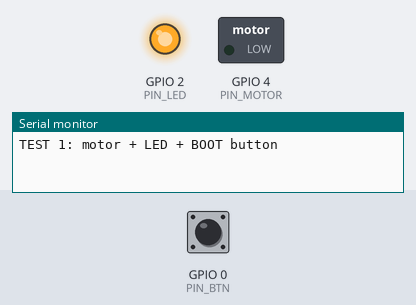
Bench run of a sketch on a simulated ESP32. Shown: switched loads named in the sketch (green lamp = pin HIGH), output pins drawn as LEDs (lit = HIGH), the last lines printed to the serial monitor. Inputs (shaded band) come from the test bench; at power-on: GPIO 0 (PIN_BTN) HIGH.

Above: at 1.7 s.
1.8 s: GPIO 0 (PIN_BTN) pulled LOW for 0.15 s
At 3.5 s:
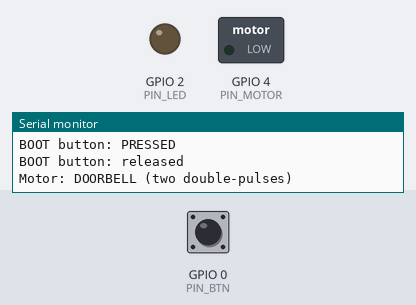
At 6.5 s:
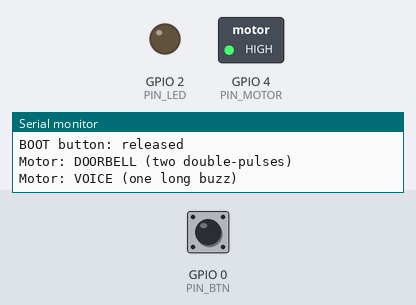
Timing chart, 0 to 10.9 s (numbered marks = the images above; inputs shaded):
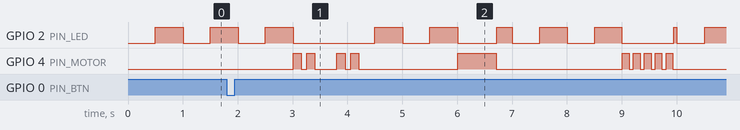

The sketch:

Test1_Motor_Button.ino
```cpp
// TEST 1 - vibration motor (through the transistor), blue LED, BOOT button
// Open Tools > Serial Monitor at 115200.
// Expected:
//   * Every 3 seconds the motor plays the next pattern and its name is printed.
//     These are the same patterns the final program uses - learn them now.
//   * The blue LED on the board blinks.
//   * Pressing the BOOT button prints "BOOT button: PRESSED".
#define PIN_MOTOR 4    // -> 1 kOhm -> transistor base
#define PIN_LED   2    // blue LED on the board
#define PIN_BTN   0    // BOOT button on the board

struct Pat { const char* name; uint16_t ms[12]; };   // ON, OFF, ON ... ms, ends with 0
const Pat pats[] = {
  { "DOORBELL (two double-pulses)", { 150, 100, 150, 400, 150, 100, 150, 0 } },
  { "VOICE (one long buzz)",        { 700, 0 } },
  { "ALARM (five fast pulses)",     { 120, 80, 120, 80, 120, 80, 120, 80, 120, 0 } },
  { "DOG BARK (three short taps)",  { 80, 150, 80, 150, 80, 0 } },
  { "PHONE RING (two medium buzzes)", { 400, 200, 400, 0 } },
  { "COOKER (short, short, long)",  { 100, 100, 100, 100, 800, 0 } },
  { "UNKNOWN (one short buzz)",     { 250, 0 } },
};

void play(const uint16_t* p) {
  for (int i = 0; i < 12 && p[i] != 0; i++) {
    digitalWrite(PIN_MOTOR, (i % 2 == 0) ? HIGH : LOW);
    delay(p[i]);
  }
  digitalWrite(PIN_MOTOR, LOW);
}

void setup() {
  Serial.begin(115200);
  pinMode(PIN_MOTOR, OUTPUT);
  digitalWrite(PIN_MOTOR, LOW);
  pinMode(PIN_LED, OUTPUT);
  pinMode(PIN_BTN, INPUT_PULLUP);
  delay(500);
  Serial.println("\nTEST 1: motor + LED + BOOT button");
}

void loop() {
  static uint32_t last = 0;
  static int i = 0;
  static bool wasDown = false;

  bool down = digitalRead(PIN_BTN) == LOW;
  if (down != wasDown) { Serial.println(down ? "BOOT button: PRESSED" : "BOOT button: released"); wasDown = down; }

  digitalWrite(PIN_LED, (millis() / 500) % 2);

  if (millis() - last >= 3000) {
    last = millis();
    Serial.printf("Motor: %s\n", pats[i].name);
    play(pats[i].ms);
    i = (i + 1) % (sizeof(pats) / sizeof(pats[0]));
  }
  delay(10);
}
```
